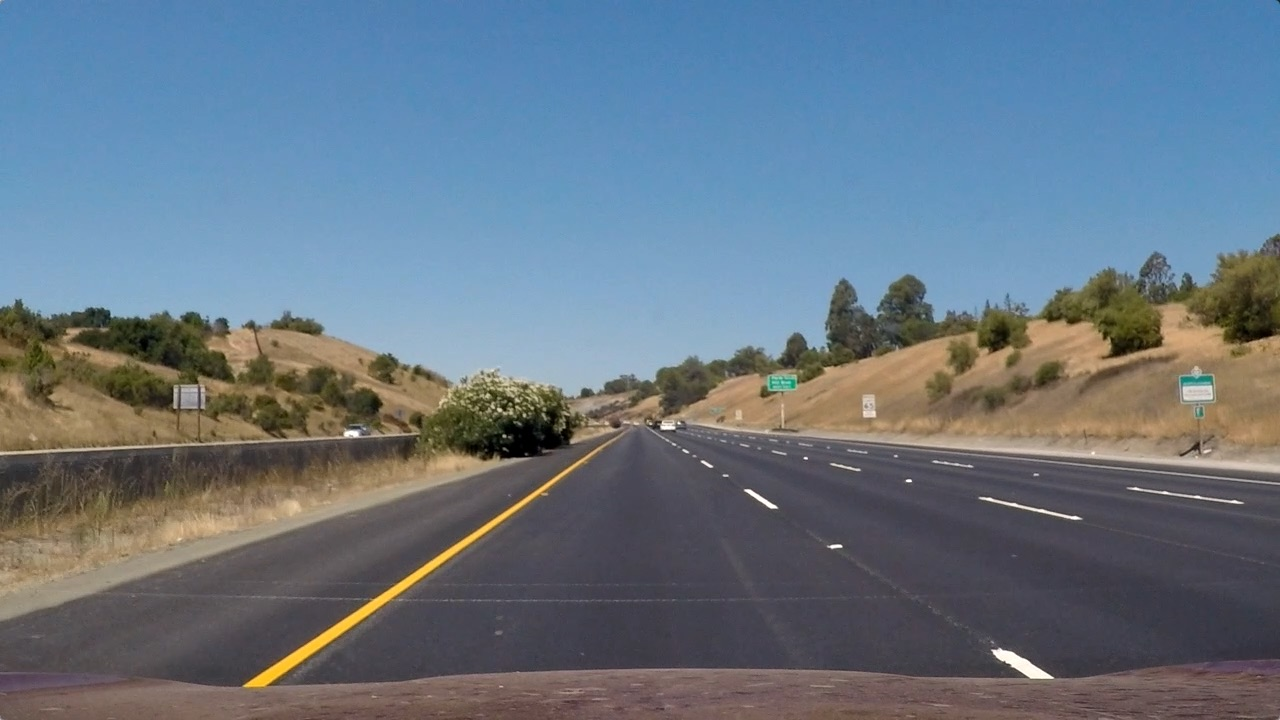
#> input picture test_images/straight_lines1.jpg, 1280 x 720 px
$ python utils.py
#> lines starting #> are read from the running program, lines starting #| are printed output that depends on the picture; after the words box and inside, x2 and y2 are one past the last pixel; in counts of white or black regions, pixels touching at a corner belong together
#!/usr/bin/env python
# coding: utf-8

# In[3]:


import numpy as np
import cv2
import glob
import matplotlib.pyplot as plt
import matplotlib.image as mpimg
from moviepy.editor import VideoFileClip
from collections import deque

class Line:
    # [104 lines left out: functions __init__, found_search, blind_search, radius_of_curvature, sort_vals, get_intercepts, not called in this run]


def fill_lane(image):
    combined_binary, _= thresholds(image)

    rightx = []
    righty = []
    leftx = []
    lefty = []

    x, y = np.nonzero(np.transpose(combined_binary))
    i = 720
    j = 630
    while j >= 0:
        histogram = np.sum(combined_binary[j:i,:], axis=0)
        left_peak = np.argmax(histogram[:640])
        x_idx = np.where((((left_peak - 25) < x)&(x < (left_peak + 25))&((y > j) & (y < i))))
        x_window, y_window = x[x_idx], y[x_idx]
        if np.sum(x_window) != 0:
            leftx.extend(x_window.tolist())
            lefty.extend(y_window.tolist())

        right_peak = np.argmax(histogram[640:]) + 640
        x_idx = np.where((((right_peak - 25) < x)&(x < (right_peak + 25))&((y > j) & (y < i))))
        x_window, y_window = x[x_idx], y[x_idx]
        if np.sum(x_window) != 0:
            rightx.extend(x_window.tolist())
            righty.extend(y_window.tolist())
        i -= 90
        j -= 90

    lefty = np.array(lefty).astype(np.float32)
    leftx = np.array(leftx).astype(np.float32)
    righty = np.array(righty).astype(np.float32)
    rightx = np.array(rightx).astype(np.float32)
    left_fit = np.polyfit(lefty, leftx, 2)
    left_fitx = left_fit[0]*lefty**2 + left_fit[1]*lefty + left_fit[2]
    right_fit = np.polyfit(righty, rightx, 2)
    right_fitx = right_fit[0]*righty**2 + right_fit[1]*righty + right_fit[2]
    rightx_int = right_fit[0]*720**2 + right_fit[1]*720 + right_fit[2]
    rightx = np.append(rightx,rightx_int)
    righty = np.append(righty, 720)
    rightx = np.append(rightx,right_fit[0]*0**2 + right_fit[1]*0 + right_fit[2])
    righty = np.append(righty, 0)
    leftx_int = left_fit[0]*720**2 + left_fit[1]*720 + left_fit[2]
    leftx = np.append(leftx, leftx_int)
    lefty = np.append(lefty, 720)
    leftx = np.append(leftx,left_fit[0]*0**2 + left_fit[1]*0 + left_fit[2])
    lefty = np.append(lefty, 0)
    lsort = np.argsort(lefty)
    rsort = np.argsort(righty)
    lefty = lefty[lsort]
    leftx = leftx[lsort]
    righty = righty[rsort]
    rightx = rightx[rsort]
    left_fit = np.polyfit(lefty, leftx, 2)
    left_fitx = left_fit[0]*lefty**2 + left_fit[1]*lefty + left_fit[2]
    right_fit = np.polyfit(righty, rightx, 2)
    right_fitx = right_fit[0]*righty**2 + right_fit[1]*righty + right_fit[2]

    ym_per_pix = 30./720 # meters per pixel in y dimension
    xm_per_pix = 3.7/700 # meteres per pixel in x dimension
    left_fit_cr = np.polyfit(lefty*ym_per_pix, leftx*xm_per_pix, 2)
    right_fit_cr = np.polyfit(righty*ym_per_pix, rightx*xm_per_pix, 2)
    left_curverad = ((1 + (2*left_fit_cr[0]*np.max(lefty) + left_fit_cr[1])**2)**1.5)                                  /np.absolute(2*left_fit_cr[0])
    right_curverad = ((1 + (2*right_fit_cr[0]*np.max(lefty) + right_fit_cr[1])**2)**1.5)                                     /np.absolute(2*right_fit_cr[0])

    center = abs(640 - ((rightx_int+leftx_int)/2))

    offset = 0
    img_size = (img.shape[1], img.shape[0])
    src = np.float32([[490, 482],[810, 482],
                      [1250, 720],[40, 720]])
    dst = np.float32([[0, 0], [1280, 0],
                     [1250, 720],[40, 720]])
    Minv = cv2.getPerspectiveTransform(dst, src)

    warp_zero = np.zeros_like(combined_binary).astype(np.uint8)
    color_warp = np.dstack((warp_zero, warp_zero, warp_zero))
    pts_left = np.array([np.flipud(np.transpose(np.vstack([left_fitx, lefty])))])
    pts_right = np.array([np.transpose(np.vstack([right_fitx, righty]))])
    pts = np.hstack((pts_left, pts_right))
    cv2.polylines(color_warp, np.int_([pts]), isClosed=False, color=(0,0,255), thickness = 40)
    cv2.fillPoly(color_warp, np.int_([pts]), (0,255, 0))
    newwarp = cv2.warpPerspective(color_warp, Minv, (combined_binary.shape[1], combined_binary.shape[0]))
    result = cv2.addWeighted(image, 1, newwarp, 0.5, 0)

    return left_fitx, lefty, right_fitx, righty, result, center, [left_curverad,right_curverad]

def thresholds(image):
    img, M, _= birds_eye(image)
    birds_ori_img = copy.copy(img)

    s_channel = cv2.cvtColor(img, cv2.COLOR_BGR2HLS)[:,:,2]
    l_channel = cv2.cvtColor(img, cv2.COLOR_BGR2LUV)[:,:,0]
    b_channel = cv2.cvtColor(img, cv2.COLOR_BGR2Lab)[:,:,2]

    s_thresh_min = 180
    s_thresh_max = 255
    s_binary = np.zeros_like(s_channel)
    s_binary[(s_channel >= s_thresh_min) & (s_channel <= s_thresh_max)] = 1

    b_thresh_min = 155
    b_thresh_max = 200
    b_binary = np.zeros_like(b_channel)
    b_binary[(b_channel >= b_thresh_min) & (b_channel <= b_thresh_max)] = 1

    l_thresh_min = 225
    l_thresh_max = 255
    l_binary = np.zeros_like(l_channel)
    l_binary[(l_channel >= l_thresh_min) & (l_channel <= l_thresh_max)] = 1

    combined_binary = np.zeros_like(s_binary)
    combined_binary[(l_binary == 1) | (b_binary == 1)] = 1

    return combined_binary, birds_ori_img

def birds_eye(img):
    _, mtx, dist, _, _ = calibration()
    undist_img = undistort(img, mtx, dist)

    img_size = (undist_img.shape[1], undist_img.shape[0])
    offset = 0
    src = np.float32([[490, 482],[810, 482],
                      [1250, 720],[40, 720]])
    dst = np.float32([[0, 0], [1280, 0],
                     [1250, 720],[40, 720]])
    M = cv2.getPerspectiveTransform(src, dst)
    warped = cv2.warpPerspective(undist_img, M, img_size)

    return warped, M, undist_img

def undistort(img, mtx, dist):
    return cv2.undistort(img, mtx, dist, None, mtx)


def calibration():
    objp = np.zeros((6*9, 3), np.float32)
    objp[:, :2] = np.mgrid[0:9, 0:6].T.reshape(-1, 2)

    objpoints = []
    imgpoints = []

    images = glob.glob('./camera_cal/calibration*.jpg')

    for image in images:
        img = cv2.imread(image)
        gray = cv2.cvtColor(img, cv2.COLOR_BGR2GRAY)
        ret, corners = cv2.findChessboardCorners(gray, (9, 6), None)

        if ret == True:
            objpoints.append(objp)
            imgpoints.append(corners)

    ret, mtx, dist, rvecs, tvecs = cv2.calibrateCamera(objpoints, imgpoints, gray.shape[::-1], None, None)

    return ret, mtx, dist, rvecs, tvecs

if __name__=="__main__":
    import copy
    task = "fill_lane" # undistort, biardseye, thresholds

    flg = plt.figure()

    if task == "undistort":
        img = cv2.imread('camera_cal/calibration1.jpg')
        ori_img = copy.copy(img)
        _, mtx, dist, _, _ = calibration()
        undist_img = undistort(img, mtx, dist)

    elif task == "biardseye":
        img = cv2.imread('test_images/straight_lines1.jpg')
        warrped_img, M, undist_img = birds_eye(img)

    elif task == "thresholds":
        img = cv2.imread('test_images/straight_lines1.jpg')
        combined_binary_img, birds_ori_img = thresholds(img)

    elif task == "fill_lane":
        img = cv2.imread('test_images/straight_lines1.jpg')
#> img is the input picture: shape (720, 1280, 3); mean B, G, R 131.2, 117.7, 103.2
        birds_img, _, _ = birds_eye(img)
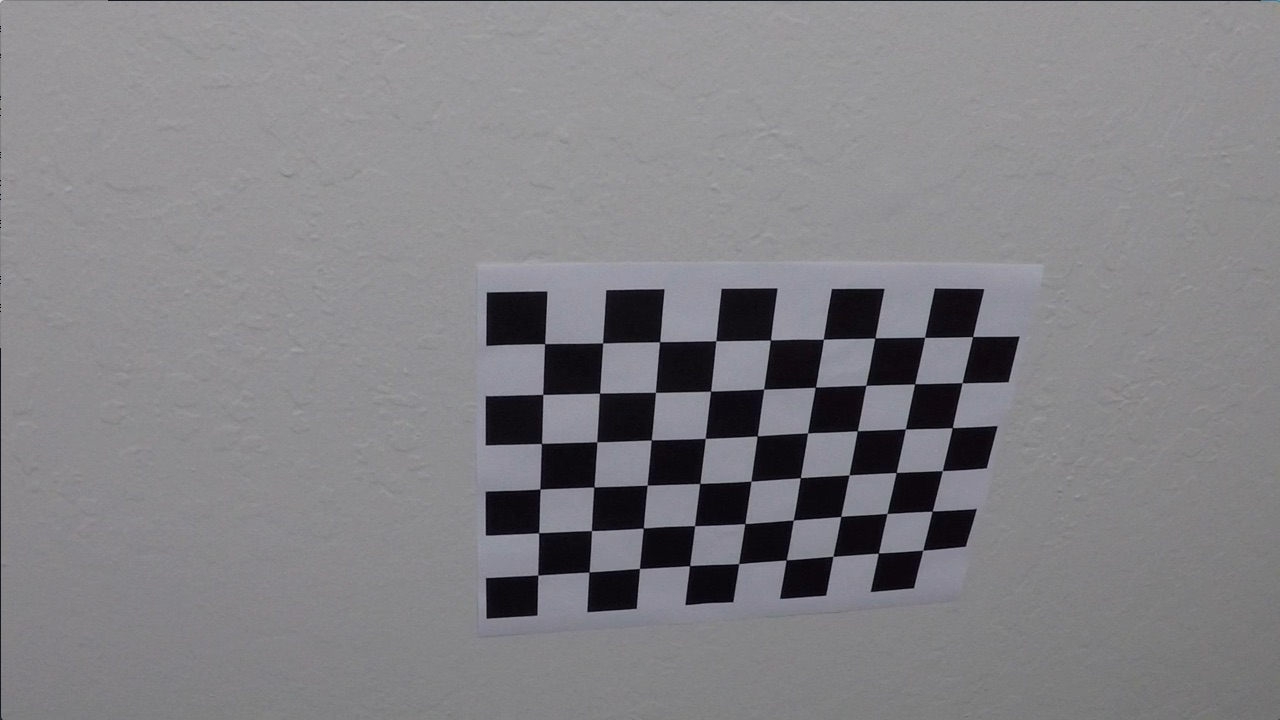
#> input picture camera_cal/calibration10.jpg, 1280 x 720 px
#> in calibration, img is the input picture: shape (720, 1280, 3); mean B, G, R 133.1, 129.4, 130.2
#> in calibration, `ret, corners = cv2.findChessboardCorners(gray, (9, 6), None)`: ret = True; corners = 54 rows, first 8: [545.3, 343.1], [602.7, 342.8], [660.1, 341.3], [715.8, 340.7], [770.6, 340], [823.5, 339.2], [874.3, 338.5], [925.1, 337.4]
#> in calibration, `ret, mtx, dist, rvecs, tvecs = cv2.calibrateCamera(objpoints, imgpoint..`: ret = 0.68; mtx = [[1143.7, 0, 681.7], [0, 1109.2, 367.7], [0, 0, 1]]; dist = [[-0.515, 2.99, -0.00876, 0.00937, 1.41]]; rvecs = ([0.451, -0.252, 0.0361],); tvecs = ([-2.31, -0.422, 19.12],)
#> in birds_eye, `_, mtx, dist, _, _ = calibration()`: dist = [[-0.515, 2.99, -0.00876, 0.00937, 1.41]]
#> in birds_eye, `warped = cv2.warpPerspective(undist_img, M, img_size)`:
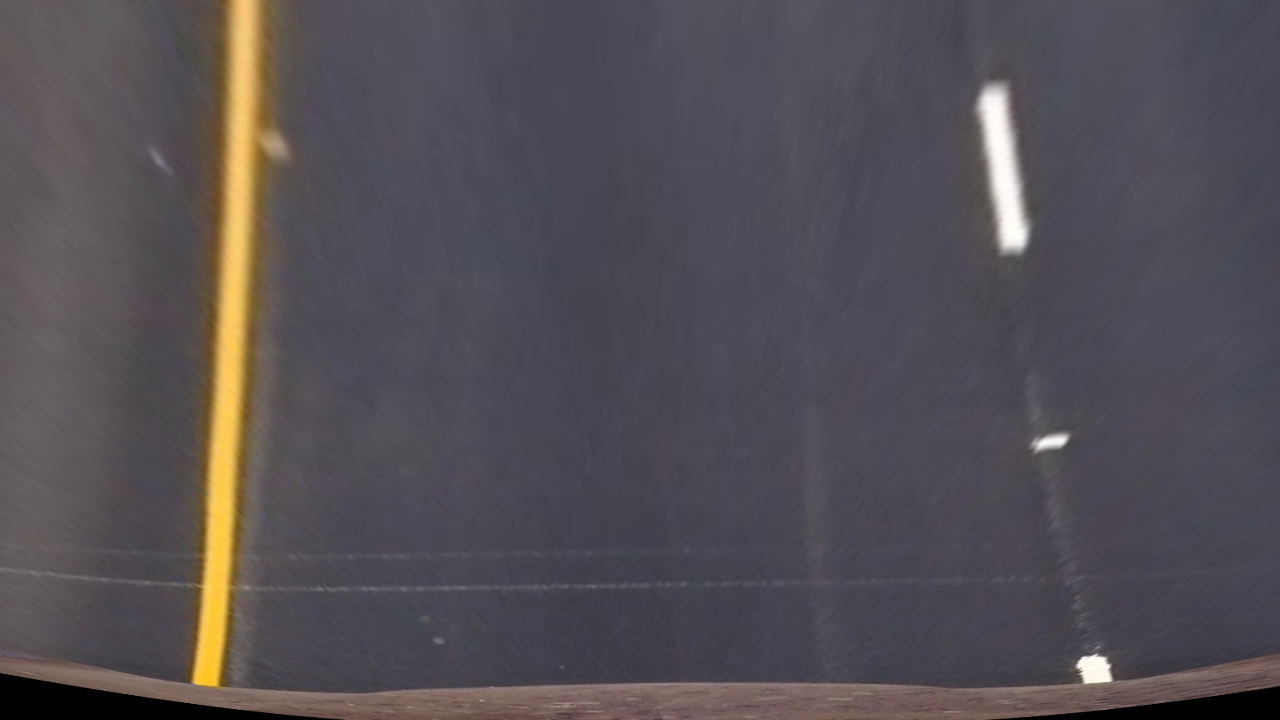
#> warped: shape (720, 1280, 3); mean B, G, R 83.9, 78.7, 83.6
        left_fitx, lefty, right_fitx, righty, result, center, curverad = fill_lane(img)
#> in thresholds, `img, M, _= birds_eye(image)`: M = [[-0.788, -1.62, 1168.2], [0, -2.38, 1149.1], [-1.82e-19, -0.00248, 1]]
#> in fill_lane, `combined_binary, _= thresholds(image)`:
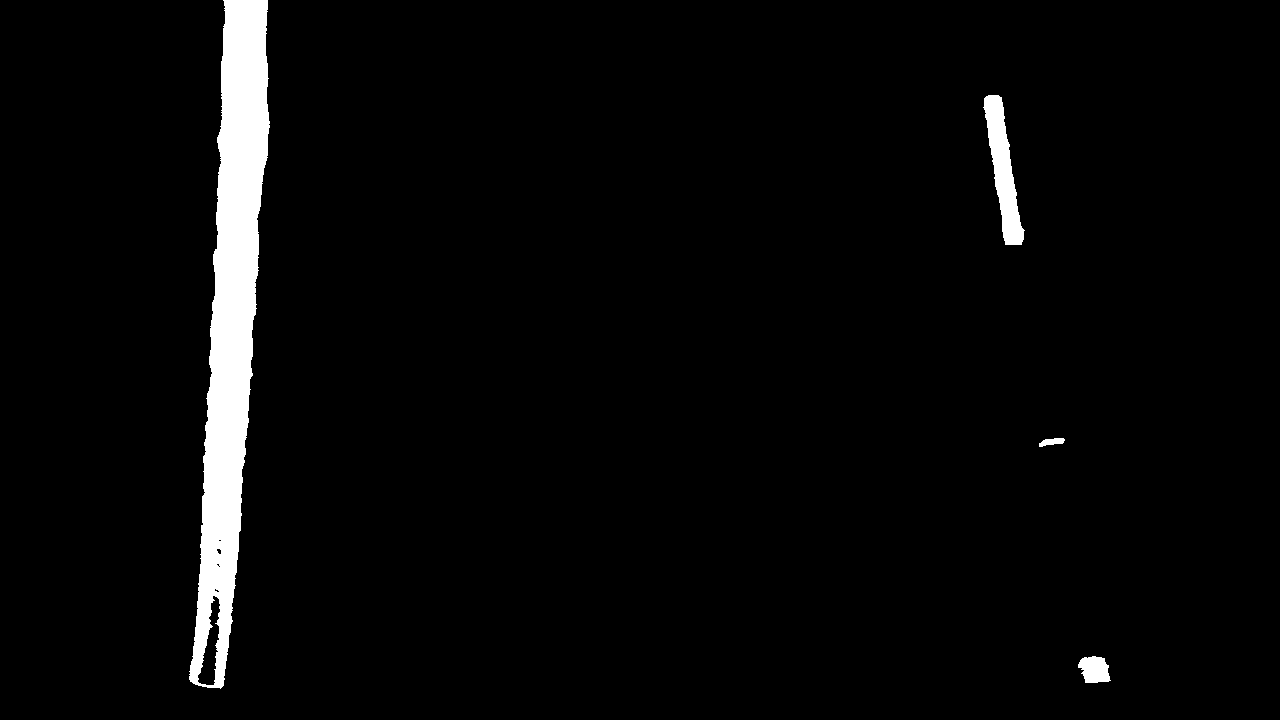
#> combined_binary: shape (720, 1280); values 0 (black) and 1 (white), 3.4% white; 4 white regions, box (x1, y1, x2, y2) and area: (189, 0, 270, 689) 27501, (983, 95, 1025, 245) 2800, (1078, 656, 1111, 683) 668, (1039, 438, 1065, 447) 147
#> the loop in fill_lane, `while j >= 0:` made 8 passes
#> (left_peak, right_peak) on passes 1 to 8: (220, 1092), (201, 640), (206, 640), (212, 1045), (215, 640), (218, 1005), (222, 995), (225, 640)
#> after the loop in fill_lane, `while j >= 0:`: i = 0; j = -90; leftx = 18051 values, max 249 at index 17962, min 195 at index 1068, mean 224.1; lefty = 18051 values, max 688 at index 738, min 1 at index 15753, mean 334.7; rightx = 3596 values, max 1110 at index 667, min 983 at index 2026, mean 1021.8; righty = 3596 values, max 682 at index 107, min 95 at index 2115, mean 273.9
#> in fill_lane, `left_fit = np.polyfit(lefty, leftx, 2)`: left_fit = [-8.19e-06, -0.0378, 237.9]
#> in fill_lane, `left_fitx = left_fit[0]*lefty**2 + left_fit[1]*lefty + left_fit[2]`: left_fitx = 18051 values, max 237.9 at index 15753, min 208 at index 738, mean 224.1
#> in fill_lane, `right_fit = np.polyfit(righty, rightx, 2)`: right_fit = [4.81e-05, 0.143, 977.1]
#> in fill_lane, `right_fitx = right_fit[0]*righty**2 + right_fit[1]*righty + right_fit[2]`: right_fitx = 3596 values, max 1096.9 at index 107, min 991.1 at index 2115, mean 1021.8
#> in fill_lane, `rightx_int = right_fit[0]*720**2 + right_fit[1]*720 + right_fit[2]`: rightx_int = 1104.9
#> in fill_lane, `rightx = np.append(rightx,rightx_int)`: rightx = 3597 values, max 1110 at index 667, min 983 at index 2026, mean 1021.8
#> in fill_lane, `righty = np.append(righty, 720)`: righty = 3597 values, max 720 at index 3596, min 95 at index 2115, mean 274.1
#> in fill_lane, `rightx = np.append(rightx,right_fit[0]*0**2 + right_fit[1]*0 + right_f..`: rightx = 3598 values, max 1110 at index 667, min 977.1 at index 3597, mean 1021.8
#> in fill_lane, `righty = np.append(righty, 0)`: righty = 3598 values, max 720 at index 3596, min 0 at index 3597, mean 274
#> in fill_lane, `leftx_int = left_fit[0]*720**2 + left_fit[1]*720 + left_fit[2]`: leftx_int = 206.5
#> in fill_lane, `leftx = np.append(leftx, leftx_int)`: leftx = 18052 values, max 249 at index 17962, min 195 at index 1068, mean 224.1
#> in fill_lane, `lefty = np.append(lefty, 720)`: lefty = 18052 values, max 720 at index 18051, min 1 at index 15753, mean 334.7
#> in fill_lane, `leftx = np.append(leftx,left_fit[0]*0**2 + left_fit[1]*0 + left_fit[2])`: leftx = 18053 values, max 249 at index 17962, min 195 at index 1068, mean 224.1
#> in fill_lane, `lefty = np.append(lefty, 0)`: lefty = 18053 values, max 720 at index 18051, min 0 at index 18052, mean 334.7
#> in fill_lane, `lsort = np.argsort(lefty)`: lsort = 18053 values, max 18052 at index 0, min 0 at index 17006, mean 9026
#> in fill_lane, `rsort = np.argsort(righty)`: rsort = 3598 values, max 3597 at index 0, min 0 at index 3122, mean 1798.5
#> in fill_lane, `lefty = lefty[lsort]`: lefty = 18053 values from 0 to 720
#> in fill_lane, `leftx = leftx[lsort]`: leftx = 18053 values, max 249 at index 10, min 195 at index 16928, mean 224.1
#> in fill_lane, `righty = righty[rsort]`: righty = 3598 values from 0 to 720
#> in fill_lane, `rightx = rightx[rsort]`: rightx = 3598 values, max 1110 at index 3540, min 977.1 at index 0, mean 1021.8
#> in fill_lane, `left_fitx = left_fit[0]*lefty**2 + left_fit[1]*lefty + left_fit[2]`: left_fitx = 18053 values, max 237.9 at index 0, min 206.5 at index 18052, mean 224.1
#> in fill_lane, `right_fitx = right_fit[0]*righty**2 + right_fit[1]*righty + right_fit[2]`: right_fitx = 3598 values from 977.1 to 1104.9
#> in fill_lane, `left_fit_cr = np.polyfit(lefty*ym_per_pix, leftx*xm_per_pix, 2)`: left_fit_cr = [-2.49e-05, -0.0048, 1.26]
#> in fill_lane, `right_fit_cr = np.polyfit(righty*ym_per_pix, rightx*xm_per_pix, 2)`: right_fit_cr = [0.000146, 0.0181, 5.16]
#> in fill_lane, `left_curverad = ((1 + (2*left_fit_cr[0]*np.max(lefty) + left_fit_cr[1]..`: left_curverad = 20098.8
#> in fill_lane, `right_curverad = ((1 + (2*right_fit_cr[0]*np.max(lefty) + right_fit_cr..`: right_curverad = 3686
#> in fill_lane, `center = abs(640 - ((rightx_int+leftx_int)/2))`: center = 15.7
#> in fill_lane, `pts_left = np.array([np.flipud(np.transpose(np.vstack([left_fitx, left..`: pts_left = 18053 pairs, first value 206.5 to 237.9, second value 0 to 720
#> in fill_lane, `pts_right = np.array([np.transpose(np.vstack([right_fitx, righty]))])`: pts_right = 3598 pairs, first value 977.1 to 1104.9, second value 0 to 720
#> in fill_lane, `pts = np.hstack((pts_left, pts_right))`: pts = 21651 pairs, first value 206.5 to 1104.9, second value 0 to 720
#> in fill_lane, `result = cv2.addWeighted(image, 1, newwarp, 0.5, 0)`:
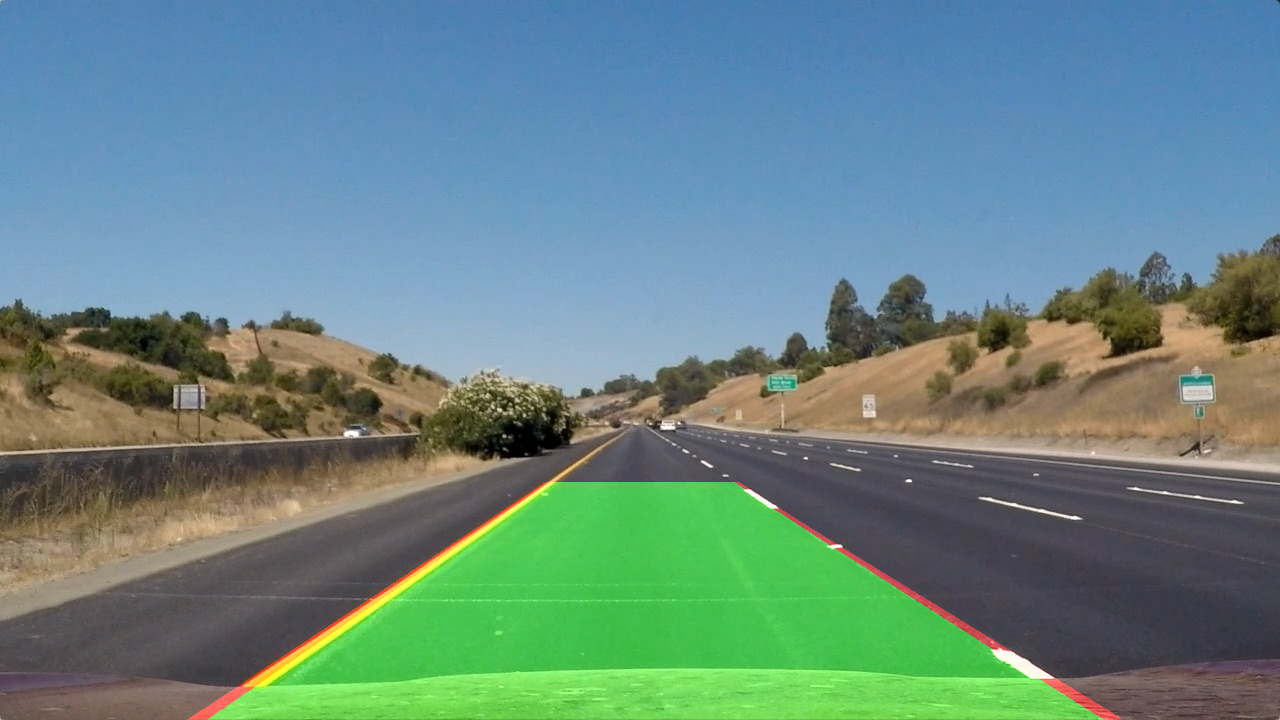
#> result: shape (720, 1280, 3); mean B, G, R 131.2, 135.3, 103.7
#> lefty = 18053 values from 0 to 720; right_fitx = 3598 values from 977.1 to 1104.9; righty = 3598 values from 0 to 720; center = 15.7; curverad = [20098.8, 3686]

        ax1 = flg.add_subplot(1,2,1)
        ax1.imshow(cv2.cvtColor((birds_img), cv2.COLOR_BGR2RGB))
        ax1.set_xlim(0, 1280)
        ax1.set_ylim(0, 720)
        ax1.plot(left_fitx, lefty, color='green', linewidth=3)
        ax1.plot(right_fitx, righty, color='green', linewidth=3)
        ax1.set_title("Fit Polynomial to Lane Lines")
        ax1.invert_yaxis() # to visualize as we do the images

        ax1 = flg.add_subplot(1,2,2)
        ax1.set_title('Fill Lane Between Polynomials')
        ax1.imshow(result)

        if center < 640:
            ax1.text(200, 100, 'Vehicle is {:.2f}m left of center'.format(center*3.7/700),
                        style='italic', color='white', fontsize=10)
        else:
            ax1.text(200, 100, 'Vehicle is {:.2f}m right of center'.format(center*3.7/700),
                        style='italic', color='white', fontsize=10)

        ax1.text(200, 175, 'Radius of curvature is {}m'.format(int((curverad[0] + curverad[1])/2)),
                    style='italic', color='white', fontsize=10)

        flg.savefig('output_images/output.jpg.png')
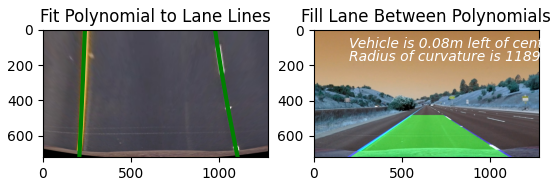
#> figure drawn by matplotlib, 2 panels; B, G, R data is drawn as R, G, B
        plt.show()
